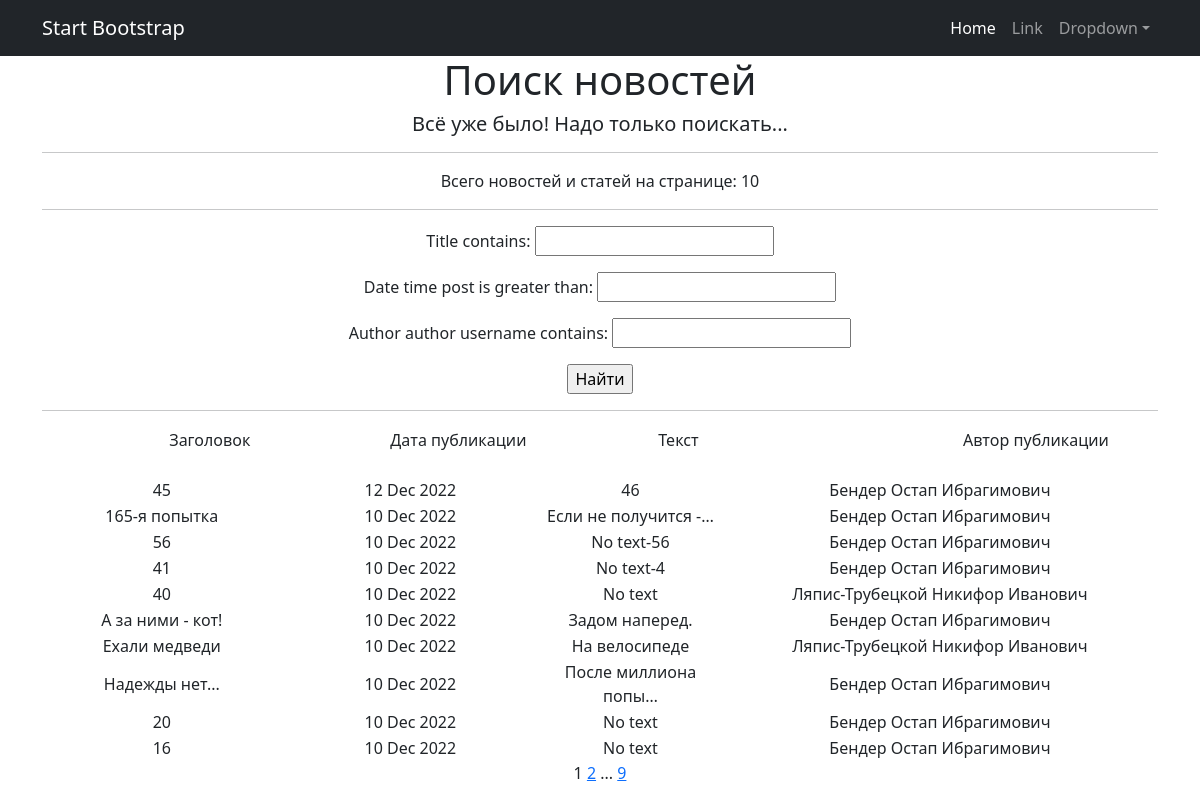
/news/news/search/, run on an earlier commit of the app's database.
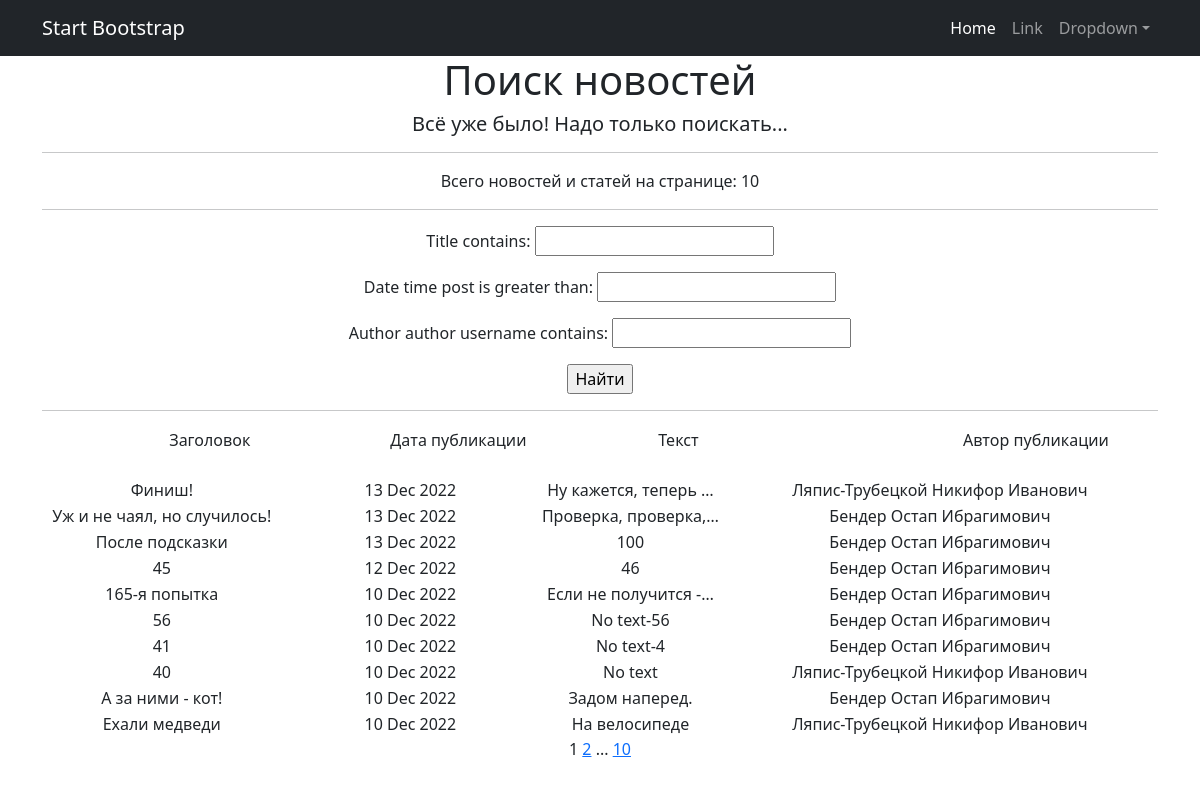
And on a later commit of the database.
### news/models.py (models this page shows, shortened)
class Post(models.Model):                                                                   # Модель 3
    author = models.ForeignKey(Author, on_delete=models.CASCADE)                            # - связь "один ко многим" с моделью Author
    article_or_new = models.CharField(max_length=3, choices=POSITIONS, default=article)     # ART - статья; NEW - новость
    title = models.CharField(max_length=255)                                                # Заголовок статьи или новости
    text_body = models.TextField(default='No text')                                         # Текст статьи или новости
    date_time_post = models.DateTimeField(auto_now_add=True)                                # Дата и время СОЗДАНИЯ записи
    rating_article_or_new = models.FloatField(default=0.0)                                  # Рейтинг статьи или новости
    category = models.ManyToManyField(Category, through='PostCategory')                     # - связь "многие ко многим" с моделью Category (через модель PostCategory)

class Author(models.Model):                                                         # Модель 1
    rating_author = models.FloatField(default=0.0)
    author = models.OneToOneField(User, on_delete=models.CASCADE)                   # Поле связи "один к одному" с встроенной
    def __str__(self):
        return f'{self.author}'

### news/views.py (the view)
# urls.py: path('news/search/', SearchNewsList.as_view()),
class SearchNewsList(ListView):  # Создаю новый класс для страницы поиска /news/search
    model = Post  # Указываем модель, объекты которой мы будем выводить
    ordering = '-date_time_post'  # Поле, которое будет использоваться для сортировки объектов - дата
    template_name = 'search.html'  # Указываем имя шаблона, в котором будут все инструкции о том,
    context_object_name = 'news'  # Это имя списка, в котором будут лежать все объекты.
    paginate_by = 10  # вот так мы можем указать количество записей на странице
    def get_queryset(self):
        queryset = super().get_queryset()
        self.filterset = NewsFilter(self.request.GET, queryset)
        return self.filterset.qs
    def get_context_data(self, **kwargs):
        context = super().get_context_data(**kwargs)
        context['filterset'] = self.filterset
        return context

### news/templatetags/custom_filters.py (called while the page is built)
@register.filter()
def censor(text, dict_censor=None):
    if dict_censor is None:
        dict_censor = dict1
    if type(text) != str:               # Проверка строкового типа. Вызов исключения при попытке применения не к строке
        raise ValueError
    length = len(text)
    for word in dict_censor:              # Цикл, для перебора слов (ключей) из словаря Цензор
        index = 0
        while index < length:             # Цикл для поиска вхождения текущего слова в строку и определение его индекса
            i = text.find(word, index)
            if i == -1:
                break
            else:
                print(i)
                for j in range(i+1, i + dict_censor[word]):
                    text = text[:j] + "*" + text[j + 1:]
            index = i + 1
    return text

### news/templatetags/custom_tags.py (called while the page is built)
@register.simple_tag(takes_context=True)
def url_replace(context, **kwargs):
   d = context['request'].GET.copy()
   for k, v in kwargs.items():
       d[k] = v
   return d.urlencode()

### templates/search.html (shortened to what this page needs)
{% extends 'flatpages/default.html' %}
{% load custom_filters %}
{% load custom_tags %}
{% block content %}
    <h1>Поиск новостей</h1>
    <h5> {{ "Всё уже было! Надо только поискать..." }} </h5>
    <hr>
    <p>Всего новостей и статей на странице:  {{ news|length }}</p>
    <hr>
    <form action="" method="get">
       {{ filterset.form.as_p }}
       <input type="submit" value="Найти" />
    </form>
    <hr>
    {% if news %}
    <table>
        <tr>
            <td>
                   &emsp;&emsp;&emsp;&emsp;&emsp;&emsp;Заголовок &emsp;&emsp;&emsp;&emsp;&emsp;&emsp;
            </td>
            <td>
                   &emsp;&emsp;&emsp;&emsp;&emsp;&emsp;Дата публикации &emsp;&emsp;&emsp;&emsp;
            </td>
            <td>
                   &emsp;&emsp;&emsp;&emsp;&emsp;&emsp;Текст &emsp;&emsp;&emsp;&emsp;
            </td>
            <td>
                   &emsp;&emsp;&emsp;&emsp;&emsp;&emsp;&emsp;&emsp;&emsp;&emsp;&emsp;&emsp;Автор публикации &emsp;&emsp;&emsp;&emsp;&emsp;&emsp;&emsp;&emsp;&emsp;&emsp;
            </td>
        </tr>
        {% for new in news %}
        <tr>
            <td>{{ new.title | censor }}</td>
            <td>{{ new.date_time_post | date:'d M Y' }}</td>
            <td>{{ new.text_body | truncatechars:20 | censor }}</td>
            <td>{{ new.author }}</td>
        </tr>
        {% endfor %}
    </table>
    {% else %}
        <h2>Новостей нет!</h2>
    {% endif %}
   {{ page_obj.number }}
   {% if page_obj.has_next %}
       <a href="?{% url_replace page=page_obj.next_page_number %}">{{ page_obj.next_page_number }}</a>
       {% if paginator.num_pages != page_obj.next_page_number %}
           ...
           <a href="?{% url_replace page=page_obj.paginator.num_pages %}">{{ page_obj.paginator.num_pages }}</a>
       {% endif %}
   {% endif %}
{% endblock content %}

What changed in the data, as far as the page shows it:
no longer on this page (row unchanged): Post: title|censor "Надежды нет...", date_time_post "10 Dec 2022", text_body|censor "После миллиона попы…", author "Бендер Остап Ибрагимович"
no longer on this page (row unchanged): Post: title|censor "20", date_time_post "10 Dec 2022", text_body|censor "No text", author "Бендер Остап Ибрагимович"
no longer on this page (row unchanged): Post: title|censor "16", date_time_post "10 Dec 2022", text_body|censor "No text", author "Бендер Остап Ибрагимович"
added Post: title|censor "Финиш!", date_time_post "13 Dec 2022", text_body|censor "Ну кажется, теперь …", author "Ляпис-Трубецкой Никифор Иванович"
added Post: title|censor "Уж и не чаял, но случилось!", date_time_post "13 Dec 2022", text_body|censor "Проверка, проверка,…", author "Бендер Остап Ибрагимович"
added Post: title|censor "После подсказки", date_time_post "13 Dec 2022", text_body|censor "100", author "Бендер Остап Ибрагимович"
Also different on the page:
{{ page_obj.paginator.num_pages }}: "9" → "10"
